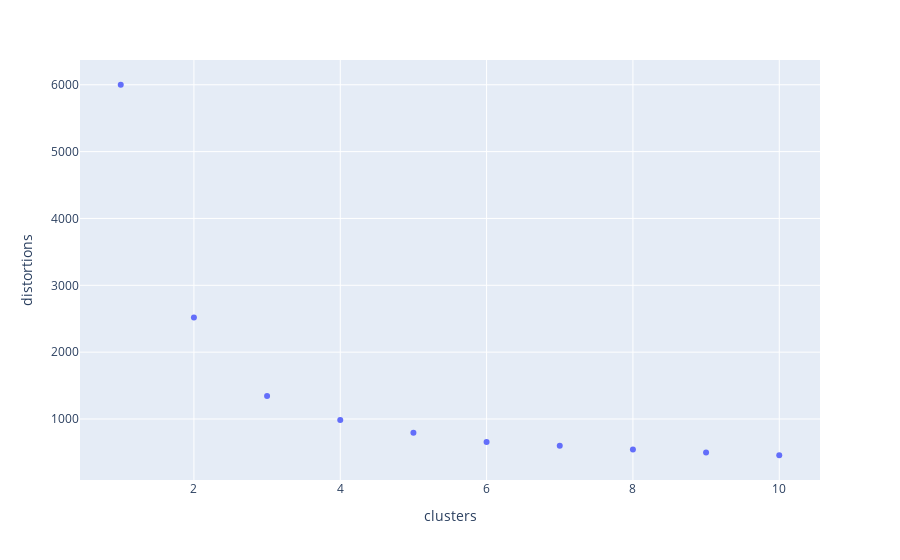

Write notebook code for a chart like this one.
### Markdown cell above
## ELBOW METHOD PARA ENCONTRAR MEJOR NÚMERO DE CLUSTERS 
### Habría que estandarizar los datos si no estuvieran en la misma escala

### Code cell
distortions = []
for i in range(1, 11):
    km = KMeans(n_clusters=i,
    init='k-means++',
    n_init=10,
    max_iter=300,
    random_state=0)
    km.fit(clients_final_df_scaled)
    distortions.append(km.inertia_)

import plotly.express as px

df_clusters_elbow_method = pd.DataFrame({'clusters': list(range(1, 11)), 'distortions': distortions})
fig = px.scatter(df_clusters_elbow_method, x=df_clusters_elbow_method['clusters'], y=df_clusters_elbow_method['distortions'], hover_data=['clusters', 'distortions'])
fig.show()

### Figure 1 — Plotly figure (JSON) as saved in the notebook; plotly's stock layout.template omitted (floating-point values rounded to 4 significant figures)
{"data": [{"customdata": [[1, 6000.0], [2, 2520.0], [3, 1344.0], [4, 984.6], [5, 793.7], [6, 657.2], [7, 599.0], [8, 542.6], [9, 499.7], [10, 457.7]], "hovertemplate": "clusters=%{customdata[0]}<br>distortions=%{customdata[1]}<extra></extra>", "legendgroup": "", "marker": {"color": "#636efa", "symbol": "circle"}, "mode": "markers", "name": "", "showlegend": false, "type": "scatter", "x": [1, 2, 3, 4, 5, 6, 7, 8, 9, 10], "xaxis": "x", "y": [6000.0, 2520.0, 1344.0, 984.6, 793.7, 657.2, 599.0, 542.6, 499.7, 457.7], "yaxis": "y"}], "layout": {"legend": {"tracegroupgap": 0}, "margin": {"t": 60}, "xaxis": {"anchor": "y", "domain": [0, 1], "title": {"text": "clusters"}}, "yaxis": {"anchor": "x", "domain": [0, 1], "title": {"text": "distortions"}}}}
